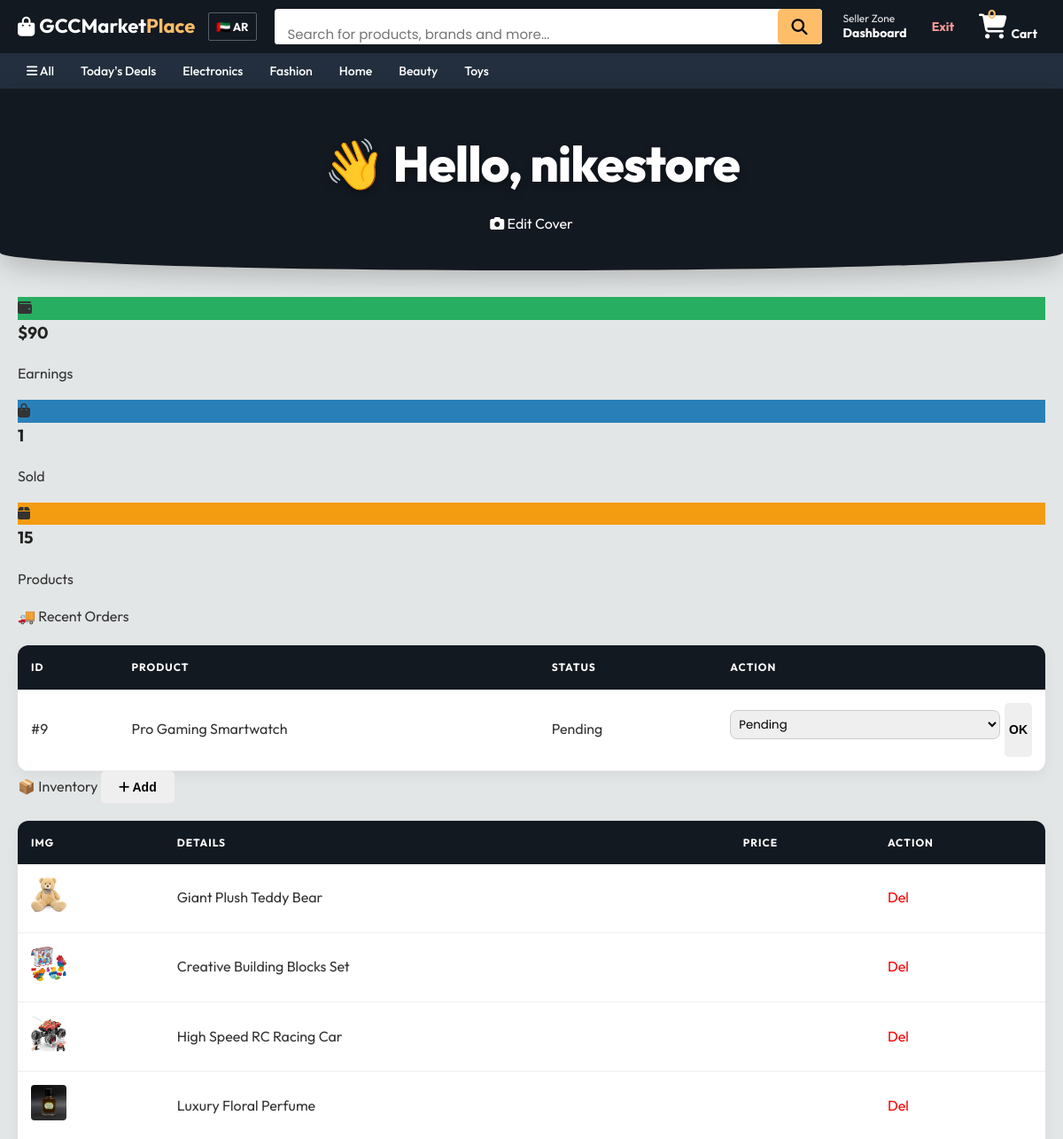
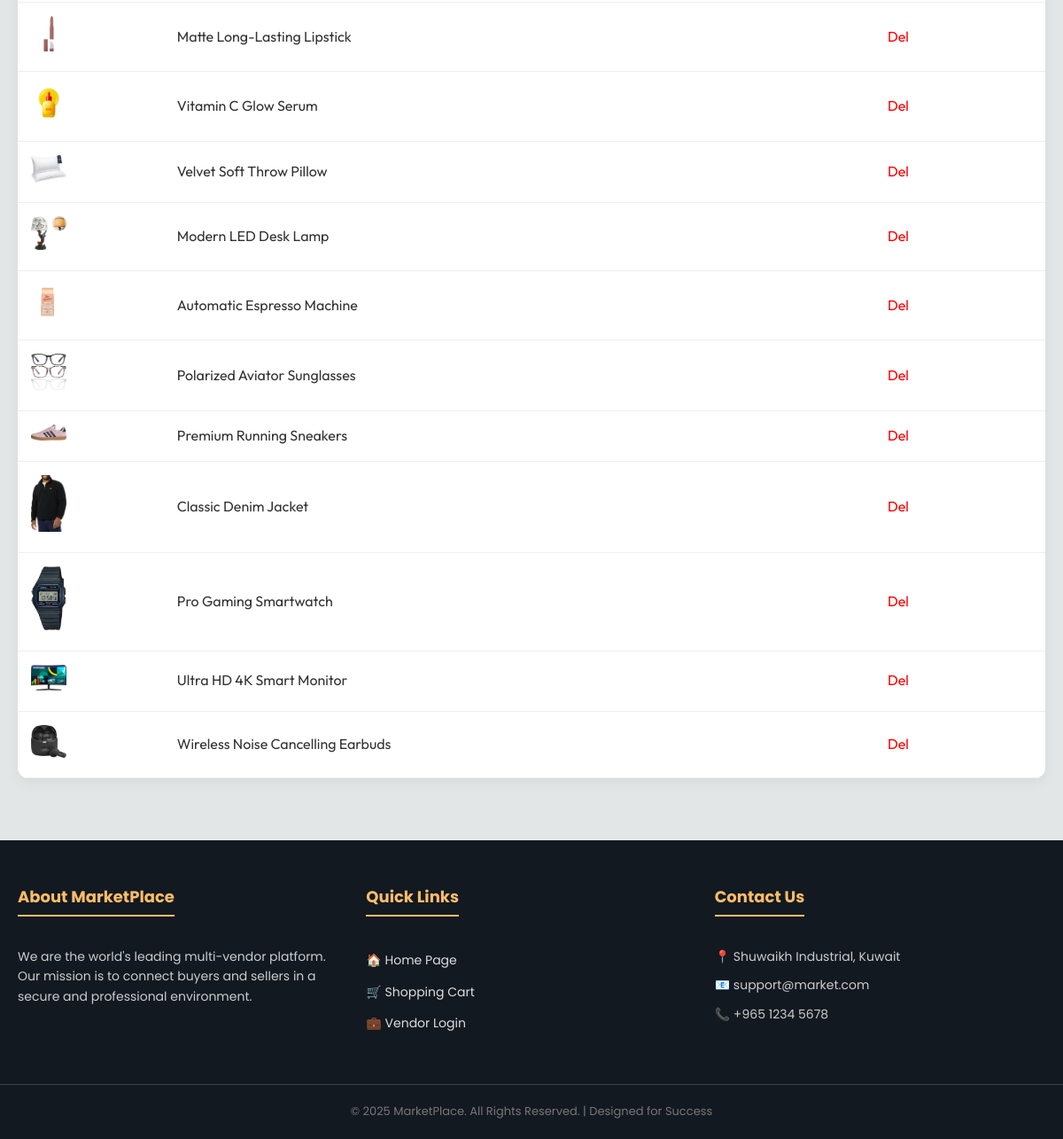
Screenshot of /vendor_dashboard.php (signed in) with the database file from the repository (2 pictures, top to bottom).
### tables this page shows
CREATE TABLE `order_items` (
  `id` int(11) NOT NULL,
  `order_id` int(11) DEFAULT NULL,
  `product_id` int(11) NOT NULL,
  `vendor_id` int(11) DEFAULT NULL,
  `product_name` varchar(100) DEFAULT NULL,
  `price` decimal(10,2) DEFAULT NULL,
  `status` varchar(50) DEFAULT 'Pending',
  `quantity` int(11) DEFAULT 1
);

CREATE TABLE `products` (
  `id` int(11) NOT NULL,
  `title` varchar(100) DEFAULT NULL,
  `price` decimal(10,2) DEFAULT NULL,
  `image` varchar(255) DEFAULT NULL,
  `vendor_name` varchar(100) DEFAULT NULL,
  `vendor_id` int(11) DEFAULT NULL,
  `category` varchar(50) DEFAULT NULL,
  `description` text DEFAULT NULL,
  `stock` int(11) DEFAULT 1,
  `discount_price` decimal(10,2) DEFAULT 0.00
);

### vendor_dashboard.php (the view, shortened to what this page needs)
<?php
include 'includes/db.php';
$vendor_id = $_SESSION['vendor_id'];
$vendor_name = isset($_SESSION['vendor_name']) ? $_SESSION['vendor_name'] : "Vendor";
$v_query = mysqli_query($conn, "SELECT shop_cover FROM vendors WHERE id='$vendor_id'");
$v_data = mysqli_fetch_assoc($v_query);
$cover_image = $v_data['shop_cover'];
$rev_res = mysqli_query($conn, "SELECT SUM(price) as earnings, COUNT(*) as total_sold FROM order_items WHERE vendor_id='$vendor_id'");
$rev_data = mysqli_fetch_assoc($rev_res);
$my_earnings = $rev_data['earnings'] ? $rev_data['earnings'] : 0;
$items_sold = $rev_data['total_sold'];
$prod_res = mysqli_query($conn, "SELECT COUNT(*) as total FROM products WHERE vendor_id='$vendor_id'");
$active_products = mysqli_fetch_assoc($prod_res)['total'];
?>
<!DOCTYPE html>
<html>
<head>
    <link rel="stylesheet" href="assets/css/style.css">
    <link rel="stylesheet" href="https://cdnjs.cloudflare.com/ajax/libs/font-awesome/6.0.0/css/all.min.css">
</head>
<body>
    <?php include 'includes/menu.php'; ?>
    <div class="hero" style="padding: 40px 20px; min-height: 200px; display: flex; align-items: center; justify-content: center; position: relative; background-size: cover; background-position: center; <?php if($cover_image) echo "background-image: linear-gradient(rgba(0,0,0,0.6), rgba(0,0,0,0.6)), url('uploads/$cover_image');"; else echo "background: var(--dark);"; ?>">
        <div style="text-align: center; color: white; z-index: 2;">
            <h1>👋 Hello, <?php echo $vendor_name; ?></h1>
            <form method="POST" enctype="multipart/form-data">
                <label class="btn-cover"><i class="fas fa-camera"></i> Edit Cover</label>
            </form>
        </div>
    </div>
    <div class="container" style="margin-top: -40px; position: relative; z-index: 10;">
        <div class="stats-grid">
            <div class="stat-card"><div class="icon-circle" style="background:#27ae60;"><i class="fas fa-wallet"></i></div><div><h3>$<?php echo number_format($my_earnings); ?></h3><p>Earnings</p></div></div>
            <div class="stat-card"><div class="icon-circle" style="background:#2980b9;"><i class="fas fa-shopping-bag"></i></div><div><h3><?php echo $items_sold; ?></h3><p>Sold</p></div></div>
            <div class="stat-card"><div class="icon-circle" style="background:#f39c12;"><i class="fas fa-box"></i></div><div><h3><?php echo $active_products; ?></h3><p>Products</p></div></div>
        </div>
        <div class="dashboard-flex" style="display: flex; gap: 30px;">
            <div style="flex: 2; min-width: 0;"> <div class="section-box">
                    <div class="section-title">🚚 Recent Orders</div>
                    <div class="table-wrapper"> <table>
                            <thead><tr><th>ID</th><th>Product</th><th>Status</th><th>Action</th></tr></thead>
                            <tbody>
                            <?php
                            $res = mysqli_query($conn, "SELECT order_items.*, orders.customer_name FROM order_items JOIN orders ON order_items.order_id = orders.id WHERE order_items.vendor_id = '$vendor_id' ORDER BY order_items.id DESC LIMIT 5");
                            if(mysqli_num_rows($res) > 0) {
                                while($row = mysqli_fetch_assoc($res)) {
                                    echo "<tr>
                                            <td>#{$row['order_id']}</td>
                                            <td>{$row['product_name']}</td>
                                            <td><span class='badge'>{$row['status']}</span></td>
                                            <td>
                                                <form method='POST' style='display:flex; gap:5px;'>
                                                    <input type='hidden' name='item_id' value='{$row['id']}'>
                                                    <select name='status' style='padding:5px;'><option>Pending</option><option>Packing</option><option>Delivered</option></select>
                                                    <button type='submit' name='update_status' class='btn-new' style='padding:5px;'>OK</button>
                                                </form>
                                            </td>
                                          </tr>";
                                }
                            } else { echo "<tr><td colspan='4' style='text-align:center;'>No orders.</td></tr>"; }
                            ?>
                            </tbody>
                        </table>
                    </div>
                </div>
                <div class="section-box">
                    <div class="section-title">
                        <span>📦 Inventory</span>
                        <button onclick="document.getElementById('addProductForm').style.display='block'" class="btn-new"><i class="fas fa-plus"></i> Add</button>
                    </div>
                    <div class="table-wrapper"> <table>
                            <thead><tr><th>Img</th><th>Details</th><th>Price</th><th>Action</th></tr></thead>
                            <tbody>
                            <?php
                            $res = mysqli_query($conn, "SELECT * FROM products WHERE vendor_id='$vendor_id' ORDER BY id DESC");
                            while ($r = mysqli_fetch_assoc($res)) {
                                echo "<tr>
                                        <td><img src='uploads/{$r['image']}' style='width:40px; border-radius:4px;'></td>
                                        <td>{$r['title']}</td>
                                        <td>${$r['price']}</td>
                                        <td><a href='vendor_dashboard.php?delete={$r['id']}' style='color:red;'>Del</a></td>
                                      </tr>";
                            }
                            ?>
                            </tbody>
                        </table>
                    </div>
                </div>
            </div>
        </div>
    </div>
    <?php include 'includes/footer.php'; ?>
</body>
</html>

### assets/css/style.css (style rules this page uses)
:root { --primary: #febd69; --dark: #131921; --green: #28a745; --red: #dc3545; --light: #f4f4f4; --white: #ffffff; }
body { font-family: 'Poppins', sans-serif; background-color: var(--light); color: #333; margin: 0; line-height: 1.6; overflow-x: hidden; }
.container { max-width: 1200px; margin: 0 auto; padding: 20px; }
h1, h2, h3 { margin-top: 0; color: #222; }
.hero { background: linear-gradient(-45deg, #1e3c72, #2a5298, #131921, #febd69); background-size: 400% 400%; animation: gradientBG 15s ease infinite; color: white; padding: 100px 20px; text-align: center; border-radius: 0 0 50% 50% / 20px; margin-bottom: 50px; box-shadow: 0 10px 30px rgba(0,0,0,0.2); }
.hero h1 { font-size: 3.5rem; font-weight: 800; text-shadow: 0 4px 10px rgba(0,0,0,0.3); margin-bottom: 10px; letter-spacing: -1px; }
button, .btn { display: inline-block; padding: 10px 20px; border: none; border-radius: 5px; cursor: pointer; font-size: 14px; font-weight: 600; text-decoration: none; transition: 0.3s; }
input[type="text"], input[type="password"], input[type="number"], input[type="file"], select, textarea { width: 100%; padding: 12px; margin: 8px 0 20px 0; display: inline-block; border: 1px solid #ccc; border-radius: 8px; box-sizing: border-box; font-family: 'Poppins', sans-serif; transition: 0.3s; }
table { width: 100%; border-collapse: collapse; background: var(--white); border-radius: 12px; overflow: hidden; box-shadow: 0 5px 15px rgba(0,0,0,0.05); margin-top: 20px; }
th { background-color: var(--dark); color: var(--white); padding: 15px; text-align: left; text-transform: uppercase; font-size: 12px; letter-spacing: 1px; }
td { padding: 15px; border-bottom: 1px solid #eee; }
.hero h1, .hero p { color: white !important; }
html { scroll-behavior: smooth; }
body { animation: pageFadeIn 0.8s ease-out; }
.reveal { opacity: 0; transform: translateY(30px); transition: all 0.8s ease-out; }
.reveal.active { opacity: 1; transform: translateY(0); }
button, .btn, .btn-add, .btn-primary { transition: all 0.2s cubic-bezier(0.25, 0.8, 0.25, 1); }
body { background-color: #e3e6e6; font-family: "Amazon Ember", Arial, sans-serif; overflow-x: hidden; }
a { text-decoration: none; color: inherit; }
body { margin: 0; padding: 0; box-sizing: border-box; }

### rows the page displays
order_items: order "9", product_name "Pro Gaming Smartwatch", status "Pending"
products: image (picture), title "Giant Plush Teddy Bear"
products: image (picture), title "Creative Building Blocks Set"
products: image (picture), title "High Speed RC Racing Car"
products: image (picture), title "Luxury Floral Perfume"
products: image (picture), title "Matte Long-Lasting Lipstick"
products: image (picture), title "Vitamin C Glow Serum"
products: image (picture), title "Velvet Soft Throw Pillow"
products: image (picture), title "Modern LED Desk Lamp"
products: image (picture), title "Automatic Espresso Machine"
products: image (picture), title "Polarized Aviator Sunglasses"
products: image (picture), title "Premium Running Sneakers"
products: image (picture), title "Classic Denim Jacket"
products: image (picture), title "Pro Gaming Smartwatch"
products: image (picture), title "Ultra HD 4K Smart Monitor"
products: image (picture), title "Wireless Noise Cancelling Earbuds"

### other values shown
$lang['seller_zone'] "Seller Zone"
$lang['dashboard'] "Dashboard"
$lang['exit'] "Exit"
$cart_count "0"
$lang['cart'] "Cart"
$lang['all'] "All"
$lang['todays_deals'] "Today's Deals"
$lang['electronics'] "Electronics"
$lang['fashion'] "Fashion"
$lang['home'] "Home"
$lang['beauty'] "Beauty"
$lang['toys'] "Toys"
$vendor_name "nikestore"
$my_earnings "90"
$items_sold "1"
